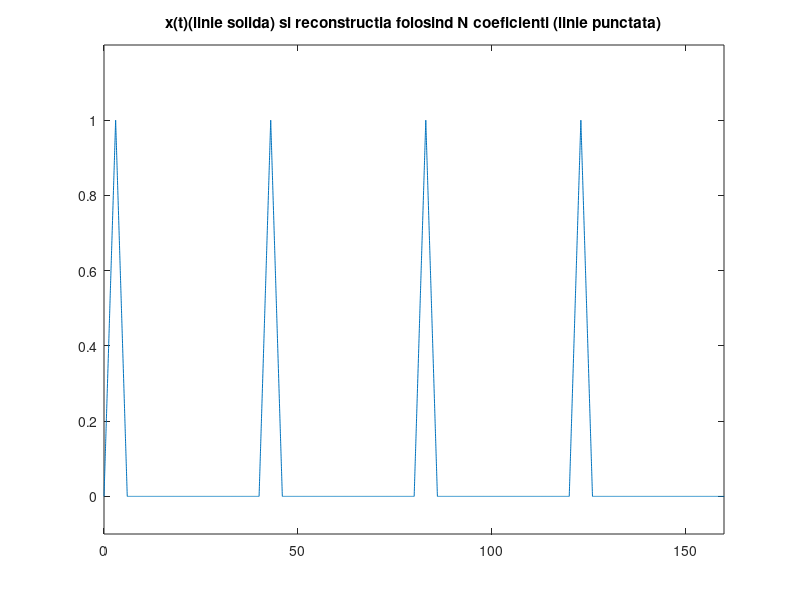

MATLAB code to generate this figure: (Note: this script raises an error after producing the figure.)

P=40; %perioada
D=6; %durata
N=50; %numarul de coeficienti
F=1/P; %frecventa
w0=2*pi*F; %pulsatia
t_tr=0:0.02:D; %timpul pe care se calculeaza integrala
x_tr= sawtooth((2*pi/D)*t_tr,0.5)/2+0.5;  %Construim "dintele de fierastrau" conform duratei precizate!

%Construim o perioada , dupa care o vom multiplica
t = 0:0.02:P; 
x = zeros(1,length(t)); %Pentru o perioada semnalul ia valorile 0 (se va vizualiza o linie dreapta)
x(t<=D)=x_tr;  %Pentru Durata precizata vom avea ce am construit mai devreme (un dinte de fierastrau)

%Avem construita o perioada a semnalului !
%Urmeaza sa reprezentam semnalul cu 4 perioade...

t_f=0:0.02:4*P+3*0.02; %Vectorul timp pentru reprezentarea a 4 perioade
x_f=repmat(x,1,4); %Vectorul ce descrie semnalul pentru 4 perioade
figure(1);      %Figura in care se reprezinta semnalul in functie de timp
plot(t_f,x_f);
axis([0 160 -0.1 1.2]); %Fixam imaginea pentru fix 4 Perioade
title('x(t)(linie solida) si reconstructia folosind N coeficienti (linie punctata)');
hold on;


for k=-50:1:50
    x_t = x_tr;
    x_t = x_t .* exp(-j*k*w0*t_tr); %Vector ce descrie coeficientii corespunzatori
    X(k+51)=0; %Componenta cu la frecventa centrala
    for i = 1: length(t_tr)-1
        X(k+51) = X(k+51) + (t_tr(i+1)-t_tr(i))* (x_t(i)+x_t(i+1))/2;  %Aplicam formula
    end
end
x_re(1:length(t))=0; %initializam semnalul reconstruit cu N puncte
    

%Reconstructia semnalului x(t) pe un numar de puncte N

for i = 1: length(t) 
    for k=-50:1:50
        x_re(i) = x_re(i) + (1/P)*X(k+51)*exp(j*k*w0*t(i)); 
    end
end

x_ref_f=repmat(x_refacut,1,4); %O perioada de semnal refacut.

%~ Reprezentarea semnalului refacut

plot(t_f,x_ref_f,'--');     %t_f - timpul pentru patru perioade                 
xlabel('Timp [s]');         %x_ref_f - semnalul pentru patru perioade
ylabel('Amplitudine');



 % ~Reprezentarea spectrului 
figure(2);
f=-50*w0:w0:50*w0; 
stem(f,abs(X),'.');  % reprezentarea : X(f)- amplitudine in funcie de frecventa
title('Spectrul lui x(t)');
xlabel('Frecventa [Hz]');
axis([-8 8 -0.5 4]);
ylabel('|X|');
hold on
plot(f,abs(X),'--');

%################### Cateva randuri despre semnale #########################

% -Orice semnal periodic se poate aproxima printr-o suma infinita de sin si
% cos de diferite frecvente,fiecare avand anumiti coeficienti.Coeficientii
% reprezentand spectrul semnalului

%Daca ce se cunoaste comportarea semnalului pe o perioada , acesta poate fi
%reprodus sau poate fi multiplicat astfel in cat sa obinem oricate perioade
%dorim.Pe aces concept se bazeaza unele dispozitive electronice ce
%utilizeaza semnale sau le analizeaza , de exemplu Osciloscopul
%Digital.

% Semnalul reconstruit folosind un numar finit de termeni se poate
% interpreta ca esantionarea cu un anumit numar de puncte N

%Cunoscand spectrul semnalului practic se cunosc toate informatiile
%despre acesta, cum ar fi: Putere , Amlitudine , etc.




%::::::::::::::::::::::::::::::PRECIZARI::::::::::::::::::::::::::::::
% * In acest program am construit strict semnalul necesar afisarii,conform
% schemei prezentate in conditia temei,drept urmare  unele modificari ale
%codului pot duce la rezultate, altele decat cele asteptate.

% *Am utilizat variabile(vectori in majoritatea cazurilor) care pot fi
% evitate , dar am preferat sa pastrez claritatea codului , astfel am creat
% variabile noi cu nume ceva mai sugestive...


